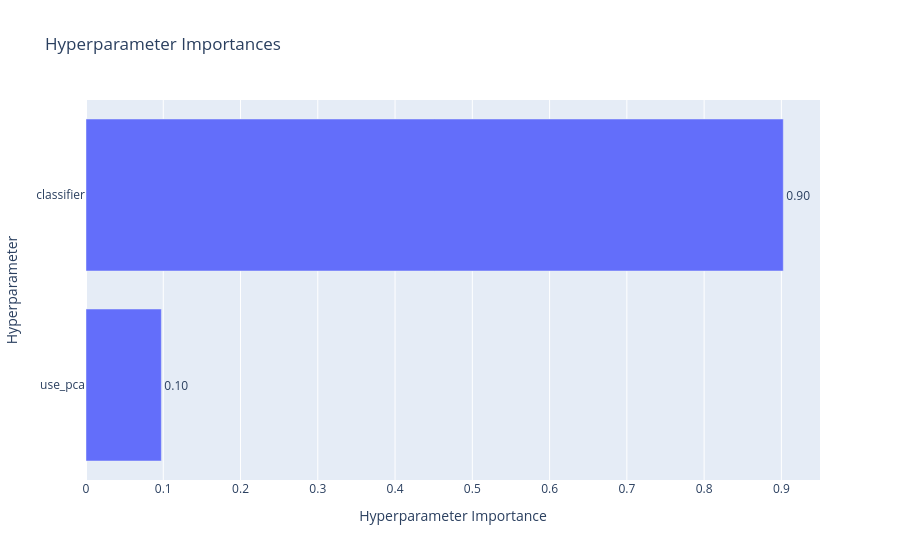

Write notebook code for a chart like this one.
### Markdown cell above
### 2. Importancia de los Hiperparámetros

Este gráfico analiza estadísticamente qué parámetros impactaron de forma más significativa en el rendimiento final del modelo.
 

*Si la elección del 'classifier' (algoritmo) tiene una barra larga, significa que cambiar de un algoritmo a otro hizo una diferencia drástica en el rendimiento.*

### Code cell
# Generamos el gráfico de importancia relativa de cada hiperparámetro
plot_param_importances(study)

### Figure 1 — Plotly figure (JSON) as saved in the notebook; plotly's stock layout.template omitted (floating-point values rounded to 4 significant figures)
{"data": [{"cliponaxis": false, "hovertemplate": ["use_pca (CategoricalDistribution): 0.09752019934176011<extra></extra>", "classifier (CategoricalDistribution): 0.9024798006582399<extra></extra>"], "name": "Objective Value", "orientation": "h", "text": ["0.10", "0.90"], "textposition": "outside", "type": "bar", "x": [0.09752, 0.9025], "y": ["use_pca", "classifier"]}], "layout": {"title": {"text": "Hyperparameter Importances"}, "xaxis": {"title": {"text": "Hyperparameter Importance"}}, "yaxis": {"title": {"text": "Hyperparameter"}}}}
